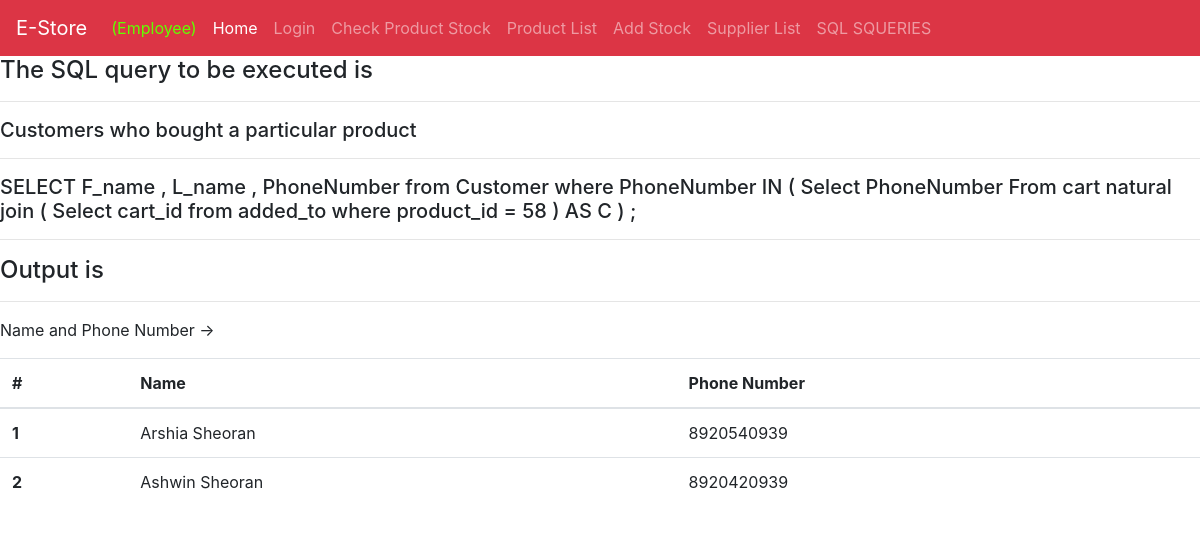
Page /PHP_Files/sql6.php on the committed database.
### tables this page shows
CREATE TABLE `customer` (
  `PhoneNumber` varchar(50) NOT NULL,
  `F_name` varchar(30) NOT NULL,
  `L_name` varchar(30) NOT NULL,
  `H_No` varchar(30) NOT NULL,
  `Area` varchar(30) NOT NULL,
  `State` varchar(30) NOT NULL,
  `Pin` varchar(30) NOT NULL,
  PRIMARY KEY (`PhoneNumber`),
  CONSTRAINT `customer_ibfk_1` FOREIGN KEY (`PhoneNumber`) REFERENCES `user` (`PhoneNumber`)
);

### PHP_Files/sql6.php (the view, shortened to what this page needs)
<?php
include("empnavbar.php");
$sql1 = " SELECT F_name , L_name , PhoneNumber from Customer where PhoneNumber IN ( Select PhoneNumber From cart natural join ( Select cart_id from added_to where product_id = 58 ) AS C  ) ;";
$lst = $cone->query($sql1);
?>
<!DOCTYPE html>
<html lang="en">
<head>
</head>
<body>
<h4>The SQL query to be executed is  </h4> <hr>
<h5>   Customers who bought a particular product </h5> <hr>
<h5> SELECT F_name , L_name , PhoneNumber from Customer where PhoneNumber IN ( Select PhoneNumber From cart natural join ( Select cart_id from added_to where product_id = 58 ) AS C  ) ;  </h5> <hr>
<h4>Output is </h4>
<hr>
<p> Name and  Phone Number -> <p>
<table class="table">
  <thead>
    <tr>
      <th scope="col">#</th>
      <th scope="col">Name</th>
      <th scope="col">Phone Number</th>
    </tr>
  </thead>
  <tbody>
<?php
$i=1;
while($p1 = mysqli_fetch_assoc($lst)):
?>
  <tr>
<th scope="row"> <?php echo $i; ?></th>
<td>  <?=   $p1['F_name']; echo " "; echo $p1['L_name']; ?> </td>
<td>  <?=   $p1['PhoneNumber']; ?> </td>
</tr>
  <?php    $i = $i +1;
 endwhile; ?>
</body>
</html>

### rows in the picture
customer: F_name "Arshia", L_name "Sheoran", PhoneNumber "8920540939"
customer: F_name "Ashwin", L_name "Sheoran", PhoneNumber "8920420939"
